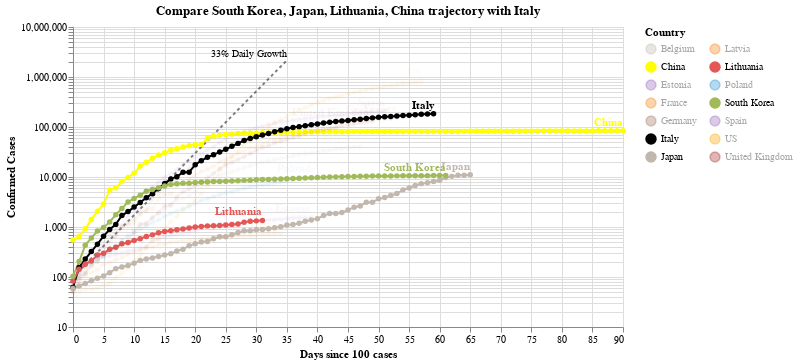

Write notebook code for a chart like this one.
### Code cell
#hide_input
chart3 = make_since_chart(['South Korea', 'Japan', 'Lithuania', 'China'])
chart3

### Figure 1 — Vega-Lite specification as saved in the notebook (floating-point values rounded to 4 significant figures; data arrays with more than 128 entries replaced by an {"elided": "..."} marker saying what was removed)
{"config": {"view": {"continuousWidth": 400, "continuousHeight": 300}}, "layer": [{"mark": {"type": "line", "color": "black", "opacity": 0.5, "strokeDash": [3, 3]}, "encoding": {"x": {"type": "quantitative", "field": "Days since 100 cases"}, "y": {"type": "quantitative", "field": "Confirmed Cases"}}}, {"mark": {"type": "text", "align": "right", "dy": -6, "fontSize": 10, "text": "33% Daily Growth"}, "encoding": {"x": {"type": "quantitative", "field": "Days since 100 cases"}, "y": {"type": "quantitative", "field": "Confirmed Cases"}}, "transform": [{"filter": "(datum['Days since 100 cases'] >= 35)"}]}, {"data": {"name": "data-a51d55a74321f2f9f1b4220d6a713abf"}, "mark": {"type": "line", "point": true}, "encoding": {"color": {"type": "nominal", "field": "Country", "legend": {"columns": 2}, "scale": {"domain": ["Belgium", "China", "Estonia", "France", "Germany", "Italy", "Japan", "Latvia", "Lithuania", "Poland", "South Korea", "Spain", "US", "United Kingdom"], "range": ["#C1B7AD", "yellow", "#9467bd", "#F58518", "#9D755D", "black", "#C1B7AD", "#F58518", "#E45756", "#2495D3", "#A1BA59", "#9467bd", "orange", "brown"]}}, "opacity": {"condition": {"value": 1, "selection": "selector001"}, "value": 0.05}, "tooltip": [{"type": "nominal", "field": "Country"}, {"type": "temporal", "field": "Date"}, {"type": "quantitative", "field": "Confirmed Cases"}, {"type": "quantitative", "field": "Days since 100 cases"}], "x": {"type": "quantitative", "field": "Days since 100 cases"}, "y": {"type": "quantitative", "field": "Confirmed Cases", "scale": {"type": "log"}}}, "selection": {"selector001": {"type": "multi", "fields": ["Country"], "bind": "legend", "init": [{"Country": "South Korea"}, {"Country": "Japan"}, {"Country": "Lithuania"}, {"Country": "China"}, {"Country": "Italy"}]}}, "width": 550}, {"data": {"name": "data-a51d55a74321f2f9f1b4220d6a713abf"}, "mark": {"type": "text", "align": "right", "dy": -8, "fontWeight": "bold"}, "encoding": {"color": {"type": "nominal", "field": "Country", "legend": {"columns": 2}, "scale": {"domain": ["Belgium", "China", "Estonia", "France", "Germany", "Italy", "Japan", "Latvia", "Lithuania", "Poland", "South Korea", "Spain", "US", "United Kingdom"], "range": ["#C1B7AD", "yellow", "#9467bd", "#F58518", "#9D755D", "black", "#C1B7AD", "#F58518", "#E45756", "#2495D3", "#A1BA59", "#9467bd", "orange", "brown"]}}, "opacity": {"condition": {"value": 1, "selection": "selector001"}, "value": 0.05}, "text": {"type": "nominal", "field": "Country"}, "tooltip": [{"type": "nominal", "field": "Country"}, {"type": "temporal", "field": "Date"}, {"type": "quantitative", "field": "Confirmed Cases"}, {"type": "quantitative", "field": "Days since 100 cases"}], "x": {"type": "quantitative", "field": "Days since 100 cases"}, "y": {"type": "quantitative", "field": "Confirmed Cases", "scale": {"type": "log"}}}, "transform": [{"filter": "(datum['Date'] >= 1587427200000)"}], "width": 550}], "data": {"name": "data-c1a3bbf4dd040f2e7e8e7a69520e3c2a"}, "title": "Compare South Korea, Japan, Lithuania, China trajectory with Italy", "$schema": "https://vega.github.io/schema/vega-lite/v4.0.2.json", "datasets": {"data-c1a3bbf4dd040f2e7e8e7a69520e3c2a": [{"Days since 100 cases": 0, "Confirmed Cases": 100.0}, {"Days since 100 cases": 1, "Confirmed Cases": 133.0}, {"Days since 100 cases": 2, "Confirmed Cases": 176.9}, {"Days since 100 cases": 3, "Confirmed Cases": 235.3}, {"Days since 100 cases": 4, "Confirmed Cases": 312.9}, {"Days since 100 cases": 5, "Confirmed Cases": 416.2}, {"Days since 100 cases": 6, "Confirmed Cases": 553.5}, {"Days since 100 cases": 7, "Confirmed Cases": 736.1}, {"Days since 100 cases": 8, "Confirmed Cases": 979.1}, {"Days since 100 cases": 9, "Confirmed Cases": 1302.0}, {"Days since 100 cases": 10, "Confirmed Cases": 1732.0}, {"Days since 100 cases": 11, "Confirmed Cases": 2303.0}, {"Days since 100 cases": 12, "Confirmed Cases": 3064.0}, {"Days since 100 cases": 13, "Confirmed Cases": 4074.0}, {"Days since 100 cases": 14, "Confirmed Cases": 5419.0}, {"Days since 100 cases": 15, "Confirmed Cases": 7207.0}, {"Days since 100 cases": 16, "Confirmed Cases": 9586.0}, {"Days since 100 cases": 17, "Confirmed Cases": 12750.0}, {"Days since 100 cases": 18, "Confirmed Cases": 16960.0}, {"Days since 100 cases": 19, "Confirmed Cases": 22550.0}, {"Days since 100 cases": 20, "Confirmed Cases": 29990.0}, {"Days since 100 cases": 21, "Confirmed Cases": 39890.0}, {"Days since 100 cases": 22, "Confirmed Cases": 53060.0}, {"Days since 100 cases": 23, "Confirmed Cases": 70560.0}, {"Days since 100 cases": 24, "Confirmed Cases": 93850.0}, {"Days since 100 cases": 25, "Confirmed Cases": 124800.0}, {"Days since 100 cases": 26, "Confirmed Cases": 166000.0}, {"Days since 100 cases": 27, "Confirmed Cases": 220800.0}, {"Days since 100 cases": 28, "Confirmed Cases": 293700.0}, {"Days since 100 cases": 29, "Confirmed Cases": 390600.0}, {"Days since 100 cases": 30, "Confirmed Cases": 519500.0}, {"Days since 100 cases": 31, "Confirmed Cases": 690900.0}, {"Days since 100 cases": 32, "Confirmed Cases": 918900.0}, {"Days since 100 cases": 33, "Confirmed Cases": 1222000.0}, {"Days since 100 cases": 34, "Confirmed Cases": 1625000.0}, {"Days since 100 cases": 35, "Confirmed Cases": 2162000.0}], "data-a51d55a74321f2f9f1b4220d6a713abf": {"elided": "741 records"}}}
